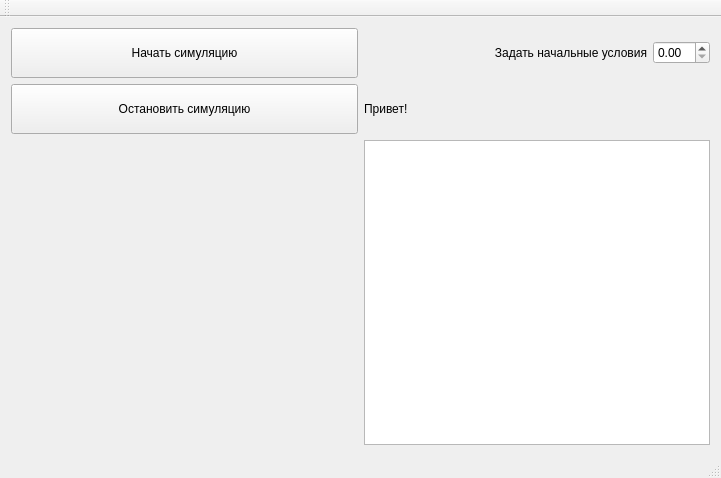
<?xml version="1.0" encoding="UTF-8"?>
<ui version="4.0">
 <class>MainWindow</class>
 <widget class="QMainWindow" name="MainWindow">
  <property name="geometry">
   <rect>
    <x>0</x>
    <y>0</y>
    <width>721</width>
    <height>478</height>
   </rect>
  </property>
  <property name="windowTitle">
   <string>PendulumSimulator</string>
  </property>
  <widget class="QWidget" name="centralWidget">
   <layout class="QGridLayout" name="gridLayout">
    <item row="0" column="2">
     <layout class="QHBoxLayout" name="horizontalLayout">
      <item>
       <widget class="QLabel" name="label_2">
        <property name="text">
         <string>Задать начальные условия</string>
        </property>
        <property name="alignment">
         <set>Qt::AlignRight|Qt::AlignTrailing|Qt::AlignVCenter</set>
        </property>
       </widget>
      </item>
      <item>
       <widget class="QDoubleSpinBox" name="doubleSpinBox">
        <property name="sizePolicy">
         <sizepolicy hsizetype="Maximum" vsizetype="Maximum">
          <horstretch>0</horstretch>
          <verstretch>0</verstretch>
         </sizepolicy>
        </property>
       </widget>
      </item>
     </layout>
    </item>
    <item row="1" column="2">
     <widget class="QLabel" name="label">
      <property name="text">
       <string>Привет!</string>
      </property>
     </widget>
    </item>
    <item row="2" column="0">
     <widget class="QCustomPlot" name="widget" native="true"/>
    </item>
    <item row="0" column="0">
     <layout class="QHBoxLayout" name="horizontalLayout_2">
      <item>
       <widget class="QPushButton" name="StartSimulationButton">
        <property name="sizePolicy">
         <sizepolicy hsizetype="Minimum" vsizetype="Fixed">
          <horstretch>0</horstretch>
          <verstretch>0</verstretch>
         </sizepolicy>
        </property>
        <property name="minimumSize">
         <size>
          <width>150</width>
          <height>50</height>
         </size>
        </property>
        <property name="text">
         <string>Начать симуляцию</string>
        </property>
       </widget>
      </item>
     </layout>
    </item>
    <item row="1" column="0">
     <layout class="QHBoxLayout" name="horizontalLayout_3">
      <item>
       <widget class="QPushButton" name="StopSimulationButton">
        <property name="minimumSize">
         <size>
          <width>150</width>
          <height>50</height>
         </size>
        </property>
        <property name="text">
         <string>Остановить симуляцию</string>
        </property>
       </widget>
      </item>
     </layout>
    </item>
    <item row="2" column="2">
     <widget class="QTextEdit" name="textEdit">
      <property name="sizePolicy">
       <sizepolicy hsizetype="Preferred" vsizetype="Preferred">
        <horstretch>0</horstretch>
        <verstretch>0</verstretch>
       </sizepolicy>
      </property>
     </widget>
    </item>
   </layout>
  </widget>
  <widget class="QToolBar" name="mainToolBar">
   <attribute name="toolBarArea">
    <enum>TopToolBarArea</enum>
   </attribute>
   <attribute name="toolBarBreak">
    <bool>false</bool>
   </attribute>
  </widget>
  <widget class="QStatusBar" name="statusBar"/>
  <widget class="QMenuBar" name="menuBar">
   <property name="geometry">
    <rect>
     <x>0</x>
     <y>0</y>
     <width>721</width>
     <height>21</height>
    </rect>
   </property>
  </widget>
 </widget>
 <layoutdefault spacing="6" margin="11"/>
 <customwidgets>
  <customwidget>
   <class>QCustomPlot</class>
   <extends>QWidget</extends>
   <header>qcustomplot.h</header>
   <container>1</container>
  </customwidget>
 </customwidgets>
 <resources/>
 <connections/>
</ui>
